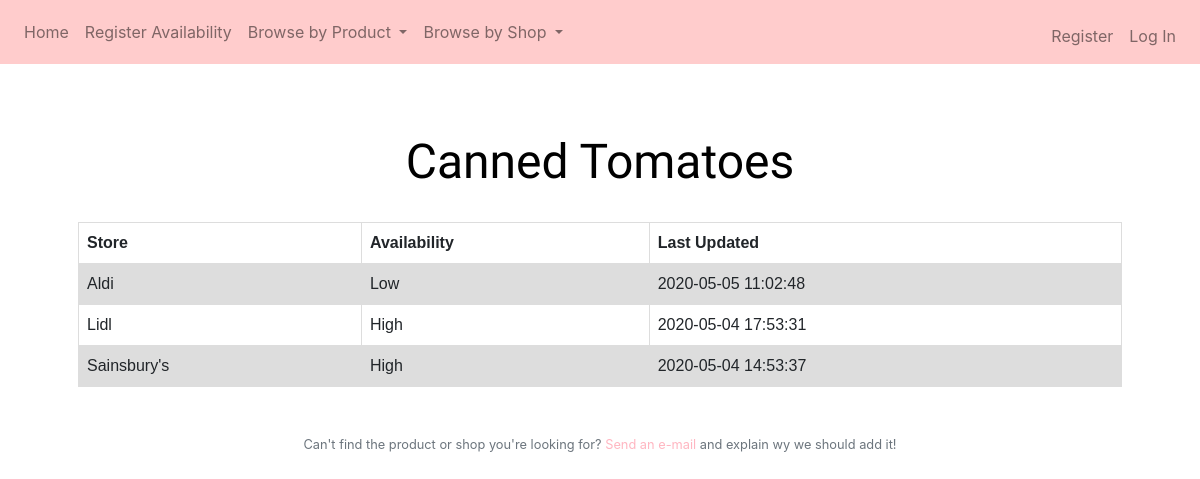
The app's page /canned_tomatoes with its own data.
### tables this page shows
CREATE TABLE 'availability' ('product_id' integer NOT NULL, 'store_id' integer NOT NULL, 'product' varchar(32) NOT NULL, 'store' varchar(32) NOT NULL, 'availability' varchar(4) NOT NULL, 'timestamp' timestamp NOT NULL DEFAULT CURRENT_TIMESTAMP);

### application.py (the view)
@app.route("/canned_tomatoes")
def canned_tomatoes():
    listOfdicts = db.execute("SELECT DISTINCT store, availability, timestamp FROM availability WHERE product='Canned Tomatoes' ORDER BY timestamp DESC")
    stores = []
    availability = []
    time = []
    for dictionary in listOfdicts:
        if dictionary['store'] not in stores:
            stores.append(dictionary['store'])
            availability.append(dictionary['availability'])
            time.append(dictionary['timestamp'])
    length = len(stores)
    return render_template("canned_tomatoes.html", stores=stores, availability=availability, time=time, length=length)

### application.py (called while the page is built)
@app.after_request
def after_request(response):
    response.headers["Cache-Control"] = "no-cache, no-store, must-revalidate"
    response.headers["Expires"] = 0
    response.headers["Pragma"] = "no-cache"
    return response

### templates/canned_tomatoes.html (shortened to what this page needs)
{% extends "layout.html" %}
{% block main %}
<h1>Canned Tomatoes</h1>
{% if stores == [] %}
    <h3> Sorry, no data available for this product!</h3>
{% else %}
<table>
     <tr>
        <th onclick="sortTable()">Store</th>
        <th onclick="sortTable()">Availability</th>
        <th onclick="sortTable()">Last Updated</th>
    </tr>
    {% for i in range(length) %}
        <tr>
            <td>{{ stores[i] }}</td>
            <td>{{ availability[i] }}</td>
            <td>{{ time[i] }}</td>
        </tr>
    {% endfor %}
</table>
{% endif %}
{% endblock %}

### static/styles.css (style rules this page uses)
h1 { text-align: center; color: black; font-family: 'Sofia'; font-size: 3em; margin-top: 2%; margin-bottom: 3%; }
table { width: 100%; font-family: arial, sans-serif; border-collapse: collapse; max-width: 100%; }
td, th { border: 1px solid #dddddd; text-align: left; padding: 8px; }
th { cursor: pointer; }
tr:nth-child(even) { background-color: #dddddd; }

### records on screen
availability: store "Aldi", availability "Low", timestamp "2020-05-05 11:02:48"
availability: store "Lidl", availability "High", timestamp "2020-05-04 17:53:31"
availability: store "Sainsbury's", availability "High", timestamp "2020-05-04 14:53:37"
